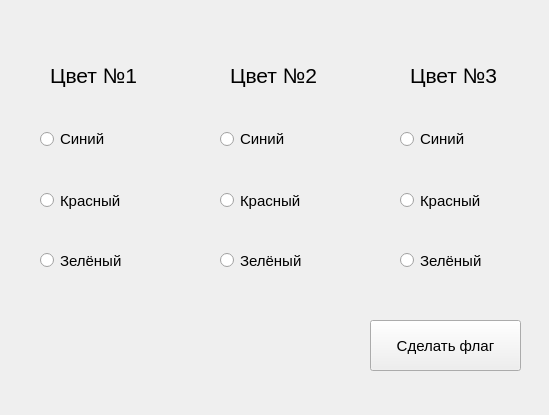
<?xml version="1.0" encoding="UTF-8"?>
<ui version="4.0">
 <class>Form</class>
 <widget class="QWidget" name="Form">
  <property name="geometry">
   <rect>
    <x>0</x>
    <y>0</y>
    <width>549</width>
    <height>415</height>
   </rect>
  </property>
  <property name="windowTitle">
   <string>Form</string>
  </property>
  <widget class="QLabel" name="label_color1">
   <property name="geometry">
    <rect>
     <x>50</x>
     <y>60</y>
     <width>101</width>
     <height>31</height>
    </rect>
   </property>
   <property name="font">
    <font>
     <pointsize>16</pointsize>
    </font>
   </property>
   <property name="text">
    <string>Цвет №1</string>
   </property>
  </widget>
  <widget class="QRadioButton" name="button_blue1">
   <property name="geometry">
    <rect>
     <x>40</x>
     <y>130</y>
     <width>91</width>
     <height>18</height>
    </rect>
   </property>
   <property name="font">
    <font>
     <pointsize>11</pointsize>
    </font>
   </property>
   <property name="text">
    <string>Синий</string>
   </property>
  </widget>
  <widget class="QRadioButton" name="button_red1">
   <property name="geometry">
    <rect>
     <x>40</x>
     <y>190</y>
     <width>91</width>
     <height>21</height>
    </rect>
   </property>
   <property name="font">
    <font>
     <pointsize>11</pointsize>
    </font>
   </property>
   <property name="text">
    <string>Красный</string>
   </property>
  </widget>
  <widget class="QRadioButton" name="button_green1">
   <property name="geometry">
    <rect>
     <x>40</x>
     <y>250</y>
     <width>101</width>
     <height>21</height>
    </rect>
   </property>
   <property name="font">
    <font>
     <pointsize>11</pointsize>
    </font>
   </property>
   <property name="text">
    <string>Зелёный</string>
   </property>
  </widget>
  <widget class="QRadioButton" name="button_green2">
   <property name="geometry">
    <rect>
     <x>220</x>
     <y>250</y>
     <width>101</width>
     <height>21</height>
    </rect>
   </property>
   <property name="font">
    <font>
     <pointsize>11</pointsize>
    </font>
   </property>
   <property name="text">
    <string>Зелёный</string>
   </property>
  </widget>
  <widget class="QLabel" name="label_color2">
   <property name="geometry">
    <rect>
     <x>230</x>
     <y>60</y>
     <width>101</width>
     <height>31</height>
    </rect>
   </property>
   <property name="font">
    <font>
     <pointsize>16</pointsize>
    </font>
   </property>
   <property name="text">
    <string>Цвет №2</string>
   </property>
  </widget>
  <widget class="QRadioButton" name="button_red2">
   <property name="geometry">
    <rect>
     <x>220</x>
     <y>190</y>
     <width>91</width>
     <height>21</height>
    </rect>
   </property>
   <property name="font">
    <font>
     <pointsize>11</pointsize>
    </font>
   </property>
   <property name="text">
    <string>Красный</string>
   </property>
  </widget>
  <widget class="QRadioButton" name="button_blue2">
   <property name="geometry">
    <rect>
     <x>220</x>
     <y>130</y>
     <width>91</width>
     <height>18</height>
    </rect>
   </property>
   <property name="font">
    <font>
     <pointsize>11</pointsize>
    </font>
   </property>
   <property name="text">
    <string>Синий</string>
   </property>
  </widget>
  <widget class="QRadioButton" name="button_green3">
   <property name="geometry">
    <rect>
     <x>400</x>
     <y>250</y>
     <width>101</width>
     <height>21</height>
    </rect>
   </property>
   <property name="font">
    <font>
     <pointsize>11</pointsize>
    </font>
   </property>
   <property name="text">
    <string>Зелёный</string>
   </property>
  </widget>
  <widget class="QLabel" name="label_color1_3">
   <property name="geometry">
    <rect>
     <x>410</x>
     <y>60</y>
     <width>101</width>
     <height>31</height>
    </rect>
   </property>
   <property name="font">
    <font>
     <pointsize>16</pointsize>
    </font>
   </property>
   <property name="text">
    <string>Цвет №3</string>
   </property>
  </widget>
  <widget class="QRadioButton" name="button_red3">
   <property name="geometry">
    <rect>
     <x>400</x>
     <y>190</y>
     <width>91</width>
     <height>21</height>
    </rect>
   </property>
   <property name="font">
    <font>
     <pointsize>11</pointsize>
    </font>
   </property>
   <property name="text">
    <string>Красный</string>
   </property>
  </widget>
  <widget class="QRadioButton" name="button_blue3">
   <property name="geometry">
    <rect>
     <x>400</x>
     <y>130</y>
     <width>91</width>
     <height>18</height>
    </rect>
   </property>
   <property name="font">
    <font>
     <pointsize>11</pointsize>
    </font>
   </property>
   <property name="text">
    <string>Синий</string>
   </property>
  </widget>
  <widget class="QPushButton" name="makeflag_button">
   <property name="geometry">
    <rect>
     <x>370</x>
     <y>320</y>
     <width>151</width>
     <height>51</height>
    </rect>
   </property>
   <property name="font">
    <font>
     <pointsize>11</pointsize>
    </font>
   </property>
   <property name="text">
    <string>Сделать флаг</string>
   </property>
  </widget>
  <widget class="QLabel" name="result_label">
   <property name="geometry">
    <rect>
     <x>40</x>
     <y>330</y>
     <width>271</width>
     <height>31</height>
    </rect>
   </property>
   <property name="font">
    <font>
     <pointsize>11</pointsize>
    </font>
   </property>
   <property name="text">
    <string/>
   </property>
  </widget>
 </widget>
 <resources/>
 <connections/>
</ui>
